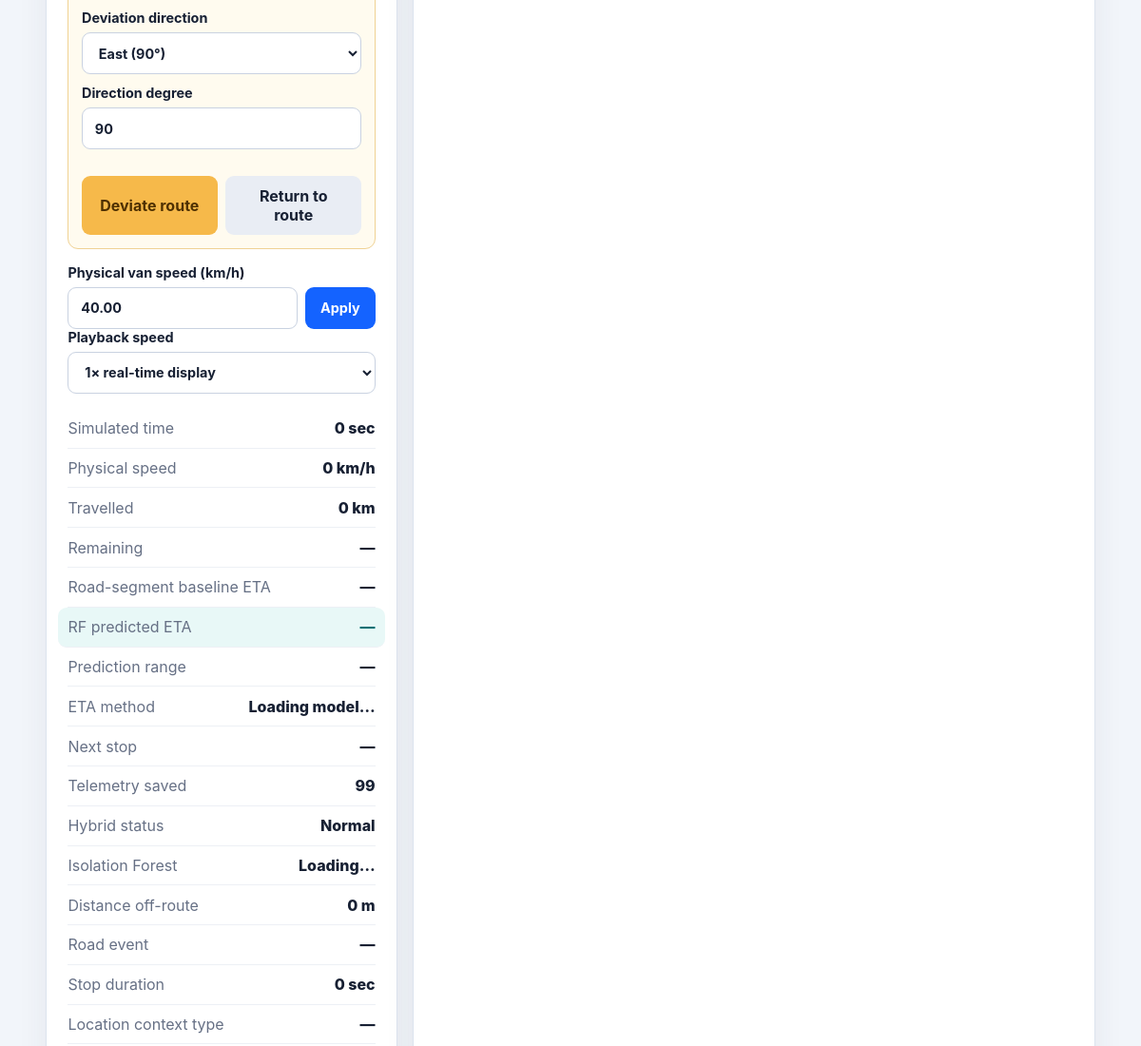
The page /trip-control.php (signed in, middle part) on the database as committed earlier.
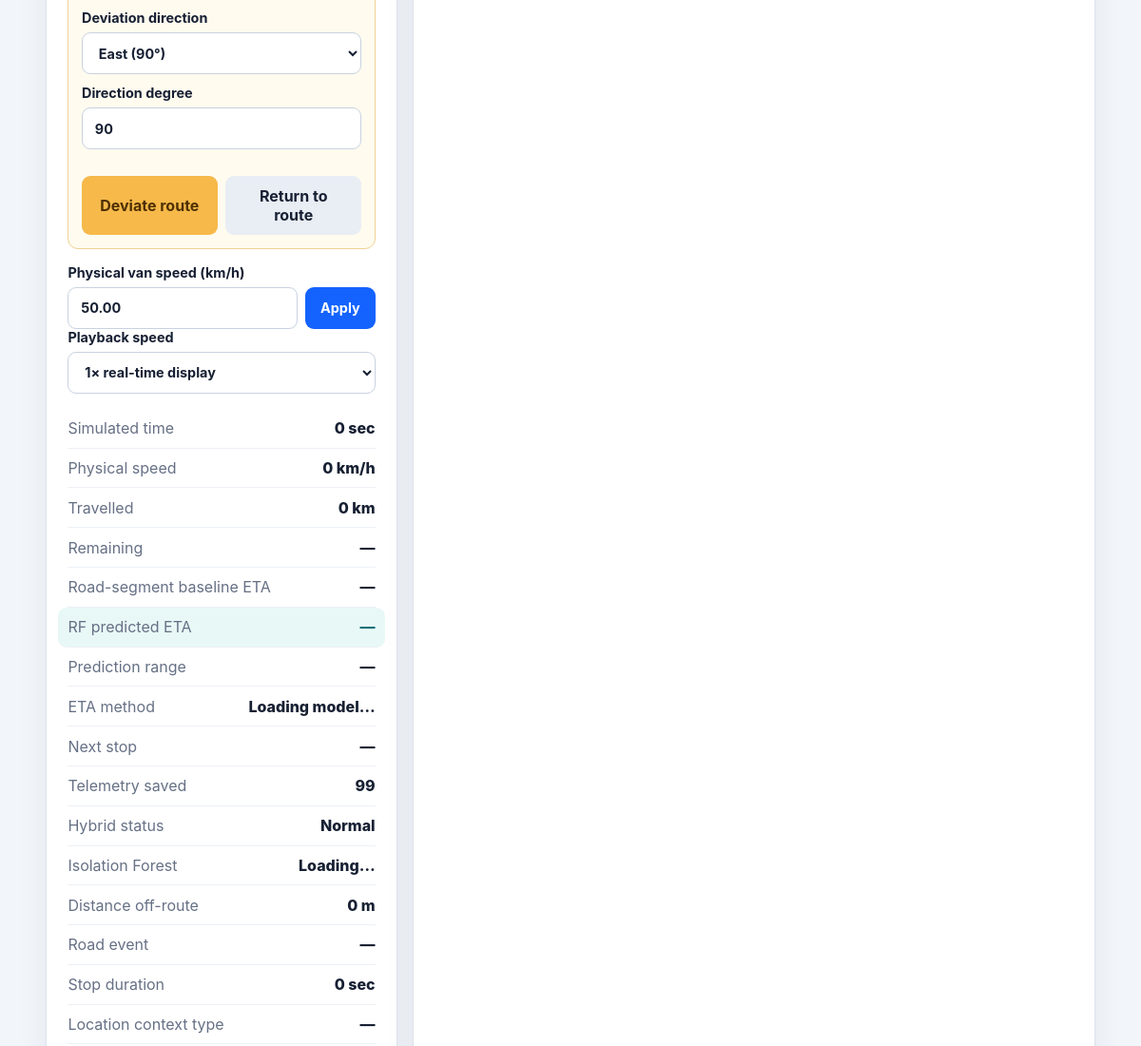
The same page on the database as committed later.
### tables this page shows
CREATE TABLE `trips` (
  `id` bigint(20) unsigned NOT NULL AUTO_INCREMENT,
  `route_id` bigint(20) unsigned NOT NULL,
  `van_id` bigint(20) unsigned NOT NULL,
  `driver_id` bigint(20) unsigned NOT NULL,
  `trip_type` enum('morning','afternoon') NOT NULL,
  `status` enum('scheduled','active','paused','emergency','completed','cancelled') NOT NULL DEFAULT 'scheduled',
  `started_at` datetime DEFAULT NULL,
  `completed_at` datetime DEFAULT NULL,
  `simulated_elapsed_sec` int(10) unsigned NOT NULL DEFAULT 0,
  `current_lat` decimal(10,8) DEFAULT NULL,
  `current_lng` decimal(11,8) DEFAULT NULL,
  `physical_speed_kmh` decimal(6,2) NOT NULL DEFAULT 0.00,
  `playback_multiplier` decimal(5,2) NOT NULL DEFAULT 1.00,
  `total_distance_m` decimal(12,2) NOT NULL DEFAULT 0.00,
  `distance_travelled_m` decimal(12,2) NOT NULL DEFAULT 0.00,
  `reached_stop_count` smallint(5) unsigned NOT NULL DEFAULT 0,
  `heading_deg` decimal(6,2) NOT NULL DEFAULT 0.00,
  `scenario_traffic_level` enum('low','medium','high') NOT NULL DEFAULT 'medium',
  `scenario_weather` enum('clear','rain','heavy_rain','fog') NOT NULL DEFAULT 'clear',
  `scenario_school_period` enum('regular','exam','half_day') NOT NULL DEFAULT 'regular',
  `scenario_hour_of_day` tinyint(3) unsigned NOT NULL DEFAULT 8,
  `scenario_day_of_week` tinyint(3) unsigned NOT NULL DEFAULT 0,
  `route_road_type` varchar(50) NOT NULL DEFAULT 'unclassified',
  `baseline_duration_sec` decimal(10,2) DEFAULT NULL,
  `predicted_eta_sec` decimal(10,2) DEFAULT NULL,
  `predicted_eta_lower_sec` decimal(10,2) DEFAULT NULL,
  `predicted_eta_upper_sec` decimal(10,2) DEFAULT NULL,
  `eta_model_version` varchar(80) DEFAULT NULL,
  `random_seed` int(10) unsigned DEFAULT NULL,
  `created_at` timestamp NOT NULL DEFAULT current_timestamp(),
  PRIMARY KEY (`id`),
  KEY `idx_trips_status` (`status`),
  KEY `idx_trips_van` (`van_id`),
  KEY `fk_trips_route` (`route_id`),
  KEY `fk_trips_driver` (`driver_id`),
  CONSTRAINT `fk_trips_driver` FOREIGN KEY (`driver_id`) REFERENCES `drivers` (`id`),
  CONSTRAINT `fk_trips_route` FOREIGN KEY (`route_id`) REFERENCES `routes` (`id`),
  CONSTRAINT `fk_trips_van` FOREIGN KEY (`van_id`) REFERENCES `vans` (`id`)
);

### web/includes/auth.php (called while the page is built, shortened)
<?php
function escape(string $value): string
{
    return htmlspecialchars($value, ENT_QUOTES | ENT_SUBSTITUTE, 'UTF-8');
}

### web/trip-control.php (the view, shortened to what this page needs)
<?php
require_once __DIR__ . '/includes/auth.php';
require_once __DIR__ . '/includes/layout.php';
$pdo = database();
if ($_SESSION['user_role'] === 'admin') {
    $tripListStatement = $pdo->query(
        'SELECT t.id, t.trip_type, t.status, t.created_at,
                r.name AS route_name, v.van_number
         FROM trips t
         JOIN routes r ON r.id = t.route_id
         JOIN vans v ON v.id = t.van_id
         ORDER BY t.id DESC LIMIT 30'
    );
} else {
    $tripListStatement = $pdo->prepare(
        'SELECT t.id, t.trip_type, t.status, t.created_at,
                r.name AS route_name, v.van_number
         FROM trips t
         JOIN routes r ON r.id = t.route_id
         JOIN vans v ON v.id = t.van_id
         JOIN drivers d ON d.id = t.driver_id
         WHERE d.user_id = :user_id
         ORDER BY t.id DESC LIMIT 30'
    );
    $tripListStatement->execute(['user_id' => $_SESSION['user_id']]);
}
$trips = $tripListStatement->fetchAll();
$tripId = positive_int($_GET['trip_id'] ?? null);
if ($tripId === null && $trips) $tripId = (int) $trips[0]['id'];
$trip = null;
$lastSavedSample = -1;
if ($tripId !== null && find_accessible_trip($pdo, $tripId) !== null) {
    $tripStatement = $pdo->prepare(
        'SELECT t.*, r.name AS route_name, r.start_name, r.start_lat, r.start_lng,
                r.school_name, r.school_lat, r.school_lng,
                v.van_number, v.plate_number, v.speed_limit_kmh,
                u.name AS driver_name
         FROM trips t
         JOIN routes r ON r.id = t.route_id
         JOIN vans v ON v.id = t.van_id
         JOIN drivers d ON d.id = t.driver_id
         JOIN users u ON u.id = d.user_id
         WHERE t.id = :trip_id'
    );
    $tripStatement->execute(['trip_id' => $tripId]);
    $trip = $tripStatement->fetch() ?: null;
    if ($trip !== null) {
        $sampleStatement = $pdo->prepare(
            'SELECT COALESCE(MAX(sample_index), -1)
             FROM trip_telemetry WHERE trip_id = :trip_id'
        );
        $sampleStatement->execute(['trip_id' => $tripId]);
        $lastSavedSample = (int) $sampleStatement->fetchColumn();
    }
}
render_header('Driver trip control');
?>
<link rel="stylesheet" href="https://unpkg.com/leaflet@1.9.4/dist/leaflet.css">
<?php if ($trip !== null): ?>
    <section class="simulation-layout">
        <aside class="panel simulation-controls">
            <div class="anomaly-demo-box">
                <label>Deviation direction
                    <select id="deviation-direction">
                        <option value="90" selected>East (90°)</option>
                    </select>
                </label>
                <label>Direction degree
                    <input id="deviation-bearing" type="number" min="0" max="359"
                           step="1" value="90">
                </label>
                <div class="control-button-grid compact-grid">
                    <button id="start-deviation" type="button" class="warning-button">
                        Deviate route
                    </button>
                    <button id="return-route" type="button" class="secondary-button">
                        Return to route
                    </button>
                </div>
            </div>
            <label>Physical van speed (km/h)
                <div class="input-action-row">
                    <input id="physical-speed" type="number" min="0" max="150" step="1"
                           value="<?= escape((string) $trip['physical_speed_kmh']) ?>">
                    <button id="apply-speed" type="button">Apply</button>
                </div>
            </label>
            <label>Playback speed
                <select id="playback-speed">
                    <option value="1">1× real-time display</option>
                </select>
            </label>
            <dl class="route-results">
                <div><dt>Simulated time</dt><dd id="simulated-time">0 sec</dd></div>
                <div><dt>Physical speed</dt><dd id="current-speed">0 km/h</dd></div>
                <div><dt>Travelled</dt><dd id="travelled-distance">0 km</dd></div>
                <div><dt>Remaining</dt><dd id="remaining-distance">—</dd></div>
                <div><dt>Road-segment baseline ETA</dt><dd id="baseline-eta">—</dd></div>
                <div class="eta-highlight"><dt>RF predicted ETA</dt><dd id="rf-eta">—</dd></div>
                <div><dt>Prediction range</dt><dd id="rf-eta-range">—</dd></div>
                <div><dt>ETA method</dt><dd id="eta-method">Loading model…</dd></div>
                <div><dt>Next stop</dt><dd id="next-stop">—</dd></div>
                <div><dt>Telemetry saved</dt><dd id="telemetry-count"><?= max(0, $lastSavedSample + 1) ?></dd></div>
                <div><dt>Hybrid status</dt><dd id="anomaly-status">Normal</dd></div>
                <div><dt>Isolation Forest</dt><dd id="if-status">Loading…</dd></div>
                <div><dt>Distance off-route</dt><dd id="deviation-metric">0 m</dd></div>
                <div><dt>Road event</dt><dd id="deviation-navigation">—</dd></div>
                <div><dt>Stop duration</dt><dd id="stop-duration">0 sec</dd></div>
                <div><dt>Location context type</dt><dd id="context-type">—</dd></div>
            </dl>
        </aside>
        <section class="panel map-panel">
        </section>
    </section>
<?php endif; ?>
<?php render_footer(); ?>

### web/includes/layout.php (shortened to what this page needs)
<?php
function render_header(string $title): void
{
    ?>
<!doctype html>
<html lang="en">
<head>
    <link rel="stylesheet" href="<?= APP_BASE_URL ?>/assets/css/app.css?v=16">
</head>
<body>
<main class="page">
    <?php
}
function render_footer(): void
{
    ?>
</main>
</body>
</html>
    <?php
}
    ?>

### web/assets/css/app.css (style rules this page uses)
:root { --ink: #172033; --muted: #667085; --navy: #172a46; --blue: #1463ff; --orange: #f59e0b; --surface: #ffffff; --background: #f2f5fa; --border: #dce3ee; --danger: #c62828; --cyan: #0ea5a8; --success: #14804a; --soft-blue: #edf4ff; }
* { box-sizing: border-box; }
body { margin: 0; color: var(--ink); background: radial-gradient(circle at 8% 0%, rgb(20 99 255 / 7%), transparent 28rem), var(--background); font-family: Inter, ui-sans-serif, system-ui, -apple-system, BlinkMacSystemFont, "Segoe UI", sans-serif; }
.page { width: min(1280px, 92vw); margin: 0 auto; padding: 2.5rem 0 4rem; }
.metric-card, .panel, .auth-card { padding: 1.4rem; border: 1px solid var(--border); border-radius: 16px; background: var(--surface); box-shadow: 0 12px 32px rgb(37 50 75 / 7%); }
.panel { margin-bottom: 1rem; }
.primary-button, button { display: inline-flex; min-height: 42px; padding: .7rem 1rem; align-items: center; justify-content: center; border: 0; border-radius: 9px; color: white; background: var(--blue); font: inherit; font-weight: 750; text-decoration: none; cursor: pointer; }
label { display: grid; gap: .45rem; font-size: .9rem; font-weight: 700; }
input, select { width: 100%; min-height: 44px; padding: .7rem .8rem; border: 1px solid #c9d2e1; border-radius: 9px; background: white; color: var(--ink); font: inherit; }
.secondary-button { color: var(--ink); background: #e9edf4; }
.warning-button { color: #4e3000; background: #f6b94a; }
.simulation-layout { display: grid; grid-template-columns: minmax(300px, 370px) minmax(0, 1fr); gap: 1rem; }
.simulation-controls { margin-bottom: 0; }
.control-button-grid { display: grid; grid-template-columns: 1fr 1fr; gap: .55rem; margin: 1rem 0; }
.control-button-grid.compact-grid { margin-bottom: 0; }
.anomaly-demo-box { display: grid; gap: .7rem; margin: 1rem 0; padding: .85rem; border: 1px solid #f0d294; border-radius: 11px; background: #fffbef; }
.input-action-row { display: grid; grid-template-columns: 1fr auto; gap: .5rem; }
.eta-summary-card, .eta-highlight { color: #0b5e61; background: #e8f8f7 !important; }
.eta-summary-card strong, .eta-highlight dd { color: #087074; }
.eta-highlight { margin: 0 -.65rem; padding-right: .65rem !important; padding-left: .65rem !important; border-radius: 9px; }
.route-controls, .map-panel { margin-bottom: 0; }
.map-panel { padding: .65rem; }
.route-results { margin: 1rem 0 0; }
.route-results div { display: flex; justify-content: space-between; gap: 1rem; padding: .65rem 0; border-bottom: 1px solid #edf0f5; }
.route-results dt { color: var(--muted); }
.route-results dd { margin: 0; font-weight: 800; }

Rows that differ between the two databases and show on the page:
changed trips: physical_speed_kmh "40.00" → "50.00"
